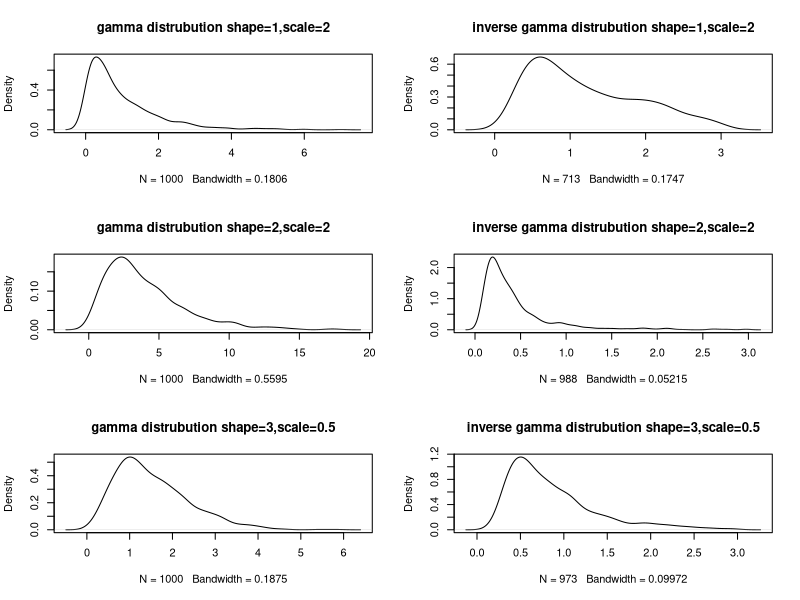

Recreate this plot in R.
# rgamma(n, shape, rate = 1, scale = 1/rate)
g1=rgamma(1000,shape=1,scale=1);
g2=rgamma(1000,shape=2,scale=2);
g3=rgamma(1000,shape=3,scale=0.5);

ig1=1/g1
ig1=ig1[ig1<3]

ig2=1/g2
ig2=ig2[ig2<3]

ig3=1/g3
ig3=ig3[ig3<3]


par(mfrow=c(3,2))
plot(density(g1),main="gamma distrubution shape=1,scale=2")
plot(density(ig1),main="inverse gamma distrubution shape=1,scale=2")

plot(density(g2),main="gamma distrubution shape=2,scale=2")
plot(density(ig2),main="inverse gamma distrubution shape=2,scale=2")


plot(density(g3),main="gamma distrubution shape=3,scale=0.5")
plot(density(ig3),main="inverse gamma distrubution shape=3,scale=0.5")



